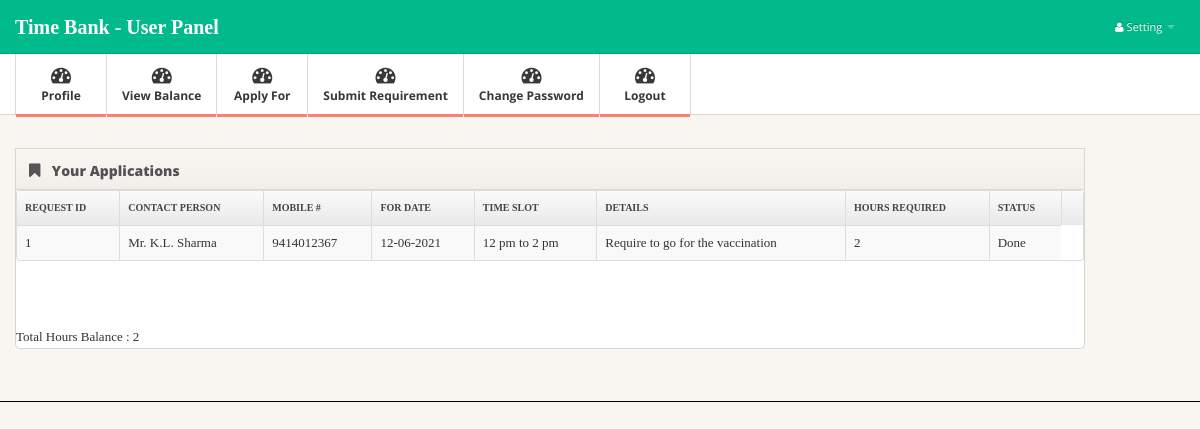
Screenshot of /viewbal.php (signed in) with the database file from the repository.
### tables this page shows
CREATE TABLE IF NOT EXISTS `tbreq` (
  `rid` int(11) NOT NULL AUTO_INCREMENT,
  `remailid` varchar(500) NOT NULL,
  `cperson` varchar(500) NOT NULL,
  `cmobile` varchar(500) NOT NULL,
  `rdate` varchar(500) NOT NULL,
  `tslot` varchar(500) NOT NULL,
  `details` varchar(2000) NOT NULL,
  `hours` int(11) NOT NULL,
  PRIMARY KEY (`rid`)
);

CREATE TABLE IF NOT EXISTS `tbreqapp` (
  `appid` int(11) NOT NULL AUTO_INCREMENT,
  `reqid` int(11) NOT NULL,
  `app_emailid` varchar(500) NOT NULL,
  `Status` varchar(500) NOT NULL,
  PRIMARY KEY (`appid`)
);

CREATE TABLE IF NOT EXISTS `tbbal` (
  `bid` int(11) NOT NULL AUTO_INCREMENT,
  `emailid` varchar(500) NOT NULL,
  `totbal` int(11) NOT NULL,
  PRIMARY KEY (`bid`)
);

### viewbal.php (the view, shortened to what this page needs)
<?php include "include/head.php" ?>
</head>
<body>
<?php include "include/menu.php" ?>
<div class="main">
  <div class="main-inner">
    <div class="container">
      <div class="row">
        <div class="span11">
          <div class="widget widget-nopad">
           <div class="widget-header"> <i class="icon-bookmark"></i>
              <h3> Your Applications</h3>
            </div>
            <div class="widget-content">
			  		<font style="font-family:Georgia, 'Times New Roman', Times, serif">
					<table class="table table-striped table-bordered">
						<tr>
							<th>Request ID</th>
							<th>Contact Person</th>
							<th>Mobile #</th>
							<th>For Date</th>
							<th>Time Slot</th>
							<th>Details</th>
							<th>Hours Required</th>
							<th>Status</th>
							<th></th>
						<tr>
						<?php
							$uid=$_SESSION['cemail'];
							$sql="select * from tbreqapp where app_emailid='$uid' and Status='Done'";
							$result=mysql_query($sql);
							while($row=mysql_fetch_array($result))
							{
								$rid=$row[1];
								$sql="select * from tbreq where rid=$rid";
								$result2=mysql_query($sql);
								while($row2=mysql_fetch_array($result2))
								{
					?>
						<tr>
							 <td> <?php echo $row2[0]?></td>
							 <td> <?php echo $row2[2]?></td>
							 <td> <?php echo $row2[3]?></td>
							 <td> <?php echo $row2[4]?></td>
							 <td> <?php echo $row2[5]?></td>
							 <td> <?php echo $row2[6]?></td>
							 <td> <?php echo $row2[7]?></td>
							 <td> <?php echo $row[3]?></td>
						</tr>
					<?php
							}
						}
					?>
					</table>
					<br><br>
					<?php
						$uid=$_SESSION['cemail'];
						$sql="select * from tbbal where emailid='$uid'";
						$result=mysql_query($sql);
						$row=mysql_fetch_array($result);
					?>
					Total Hours Balance : <?php echo $row[2]; ?>
					</font>
            </div>
          </div>
          </div>
        </div>
      </div>
    </div>
  </div>
</body>
</html>

### css/style.css (style rules this page uses)
body { background: #f9f6f1; font: 13px/1.7em 'Open Sans'; }
.table td { vertical-align: middle; }
.table-bordered th { background: #E9E9E9; background:-moz-linear-gradient(top, #FAFAFA 0%, #E9E9E9 100%); background:-webkit-gradient(linear, left top, left bottom, color-stop(0%,#FAFAFA), color-stop(100%,#E9E9E9)); background:-webkit-linear-gradient(top, #FAFAFA 0%,#E9E9E9 100%); background:-o-linear-gradient(top, #FAFAFA 0%,#E9E9E9 100%); background:-ms-linear-gradient(top, #FAFAFA 0%,#E9E9E9 100%); background:linear-gradient(top, #FAFAFA 0%,#E9E9E9 100%); filter: progid:DXImageTransform.Microsoft.gradient(startColorstr='#FAFAFA', endColorstr='#E9E9E9'); -ms-filter: "progid:DXImageTransform.Microsoft.gradient(startColorstr='#FAFAFA', endColorstr='#E9E9E9')"; font-size: 10px; color: #444; text-transform: uppercase; }
.main { padding-bottom: 2em; border-bottom: 1px solid #000; }
.widget { position: relative; clear: both; width: auto; margin-bottom: 2em; overflow: hidden; }
.widget-header { position: relative; height: 40px; line-height: 40px; background: #f9f6f1; background:-moz-linear-gradient(top, #f9f6f1 0%, #f2efea 100%); background:-webkit-gradient(linear, left top, left bottom, color-stop(0%,#f9f6f1), color-stop(100%,#f2efea)); background:-webkit-linear-gradient(top, #f9f6f1 0%,#f2efea 100%); background:-o-linear-gradient(top, #f9f6f1 0%,#f2efea 100%); background:-ms-linear-gradient(top, #f9f6f1 0%,#f2efea 100%); background:linear-gradient(top, #f9f6f1 0%,#f2efea 100%); filter: progid:DXImageTransform.Microsoft.gradient(startColorstr='#f9f6f1', endColorstr='#f2efea'); -ms-filter: "progid:DXImageTransform.Microsoft.gradient(startColorstr='#f9f6f1', endColorstr='#f2efea')"; border: 1px solid #d6d6d6; -webkit-background-clip: padding-box; }
.widget-header h3 { position: relative; top: 2px; left: 10px; display: inline-block; margin-right: 3em; font-size: 14px; font-weight: 800; color: #525252; line-height: 18px; text-shadow: 1px 1px 2px rgba(255,255,255,.5); }
.widget-header [class^="icon-"], .widget-header [class*=" icon-"] { display: inline-block; margin-left: 13px; margin-right: -2px; font-size: 16px; color: #555; vertical-align: middle; }
.widget-content { padding: 20px 15px 15px; background: #FFF; border: 1px solid #D5D5D5; -moz-border-radius: 5px; -webkit-border-radius: 5px; border-radius: 5px; }
.widget-header+.widget-content { border-top: none; -webkit-border-top-left-radius: 0; -webkit-border-top-right-radius: 0; -moz-border-radius-topleft: 0; -moz-border-radius-topright: 0; border-top-left-radius: 0; border-top-right-radius: 0; }
.widget-nopad .widget-content { padding: 0; }
.widget-content:before, .widget-content:after { content:""; display:table; }
.widget-content:after { clear:both; }
.widget-content { zoom:1; }

### rows the page displays
tbreqapp: Status "Done"
tbreq: rid "1", cperson "Mr. K.L. Sharma", cmobile "9414012367", rdate "12-06-2021", tslot "12 pm to 2 pm", details "Require to go for the vaccination", hours "2"
tbbal: totbal "2"
